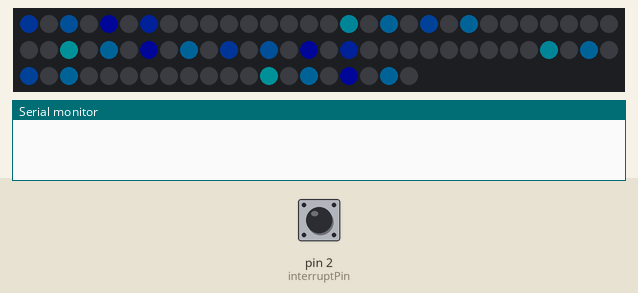
Simulated run of this sketch. Board: Arduino Mega 2560, built with avr-gcc and run on an emulated ATmega2560. Shown: 80 RGB LEDs in strip order, left to right, continuing on the next row, the last lines printed to the serial monitor. Inputs (shaded band) come from the test bench; at power-on: pin 2 (interruptPin) HIGH. Dim RGB values are drawn brighter than linear; random numbers use the default seed unless the sketch sets one.

Above: at 1.3 s.
1.4 s: pin 2 (interruptPin) pulled LOW for 0.15 s
4.4 s: pin 2 (interruptPin) pulled LOW for 1 s
At 4.62 s:
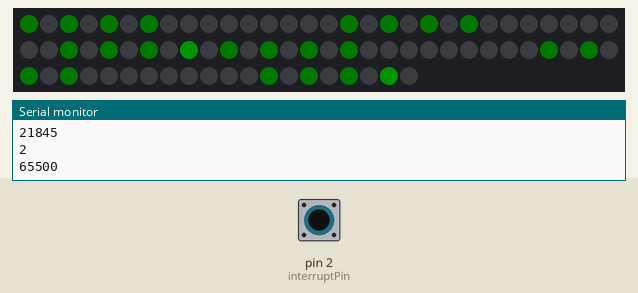
6.0 s: pin 2 (interruptPin) pulled LOW for 3.2 s
At 6.17 s:
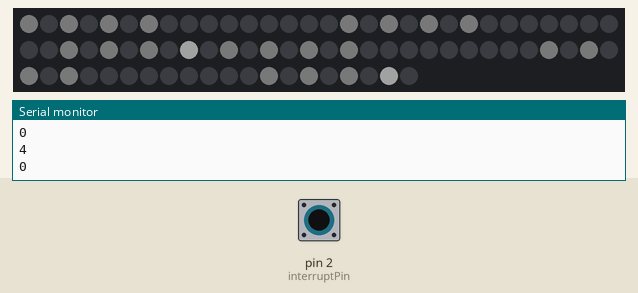
9.8 s: pin 2 (interruptPin) pulled LOW for 0.15 s
10.5 s: pin 2 (interruptPin) pulsed LOW 5 times (0.12 s each, 0.3 s apart)
At 11.3 s:
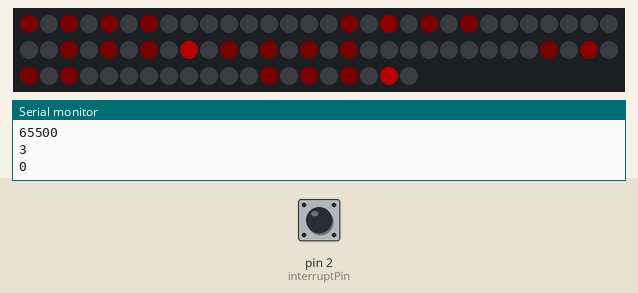
14.8 s: pin 2 (interruptPin) pulled LOW for 0.15 s
At 20.0 s:
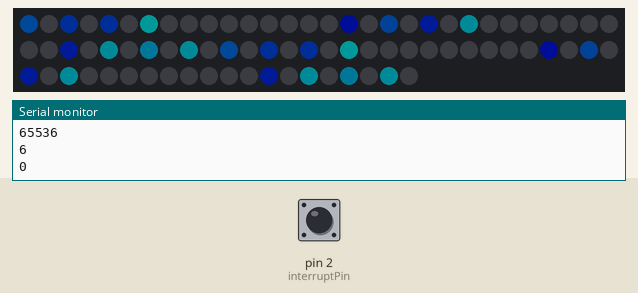

The sketch:

plexifader_stav.ino
```cpp
#include <Adafruit_NeoPixel.h>

// Which pin on the Arduino is connected to the NeoPixels?
// On a Trinket or Gemma we suggest changing this to 1:
#define LED_PIN 6

// How many NeoPixels are attached to the Arduino?
#define LED_COUNT 80

// Declare our NeoPixel strip object:
Adafruit_NeoPixel strip(LED_COUNT, LED_PIN, NEO_GRB + NEO_KHZ800);
// Argument 1 = Number of pixels in NeoPixel strip
// Argument 2 = Arduino pin number (most are valid)
// Argument 3 = Pixel type flags, add together as needed:
//   NEO_KHZ800  800 KHz bitstream (most NeoPixel products w/WS2812 LEDs)
//   NEO_KHZ400  400 KHz (classic 'v1' (not v2) FLORA pixels, WS2811 drivers)
//   NEO_GRB     Pixels are wired for GRB bitstream (most NeoPixel products)
//   NEO_RGB     Pixels are wired for RGB bitstream (v1 FLORA pixels, not v2)
//   NEO_RGBW    Pixels are wired for RGBW bitstream (NeoPixel RGBW products)

int usedPins[] = {0, 2, 4, 6, 16, 18, 20, 22, 32, 34, 36, 38};
int directions[] = {0, 0, 0, 0, 0, 1, 0, 0, 0, 0, 0, 0};

//PRIMEFADES
int currentBrightness[12] = {0, 0, 0, 0, 0, 0, 0, 0, 0, 0, 0, 0};
long fadeHues[] = {43650, 21845, 65500 }; //BLUE, GREEN, RED

//BLUEGREENFADE
long maxHue = 43000;
long minHue = 33000;
long currentHue[12];
int h_directions[12];


int state = 0; //SET LATER WITH RANDOM

int numberOfAnimations = 6;
//  1 : BLUEPILLARS
//  2 : GREENPILLARS
//  3 : REDPILLARS
//  4 : WHITEPILLARS
//  5 : RGB-FADE
//  6 : green-blue fade

int adjustor = 1;
int startCounter = 0;
int waitms = 250;

int currentColorIndex = 0;

const byte interruptPin = 2; //push button attached to this pin


long lastDebounceTime = 0;  // the last time the output pin was toggled
long debounceDelay = 250;    // the debounce time; increase if the output flickers

// setup() function -- runs once at startup --------------------------------

void setup() {

  strip.begin();           // INITIALIZE NeoPixel strip object (REQUIRED)
  strip.show();            // Turn OFF all pixels ASAP
  strip.setBrightness(150); // Set BRIGHTNESS to about 1/5 (max = 255)

  pinMode(interruptPin, INPUT_PULLUP); //PUSHBUTTON!

  Serial.begin(9600);

  attachInterrupt(digitalPinToInterrupt(interruptPin), stateChangeInterruptHandler, CHANGE);
  randomSeed(analogRead(0));


  for (int i = 0; i < 12; i++) {
    currentHue[i] = random(minHue, maxHue);
  }


  for (int x = 0; x < 12; x++) {

    h_directions[x] = 0;
    while ( h_directions[x] == 0) {
      h_directions[x] = random(-4, 4);
    }
  }


  wipe();

  state = 6;  //


}


// loop() function -- runs repeatedly as long as board is on ---------------

void loop() {

  if (state < 5) { /// HUE FADING UP AND DOWN ON RANDOM PILLARS
    for (int i = 0; i < 12; i++) { // For each pixel in strip...
      if (state > 4) { //IF WE HAVE CHANGED STATE, DON'T COMPLETE THE LOOP
        break;
      }
      //Get current Brightness-value of pixel
      currentBrightness[i] = currentBrightness[i] + directions[i];
      if (currentBrightness[i] >= 155) {
        currentBrightness[i] = 155;
        directions[i] = -adjustor; //START GOING BACK DOWN TO ZERO!
      }
      if (currentBrightness[i] <= 5) {
        currentBrightness[i] = 5;
        directions[i] = 0;
      }
      int saturation = 0;
      if (state < 4) {
        saturation = 255;
      }
      //      strip.setPixelColor(usedPins[i], strip.gamma32(strip.ColorHSV(fadeHues[state-1],saturation,currentBrightness[i]))) ;         //  Set pixel's color (in RAM)
      strip.setPixelColor(usedPins[i], strip.ColorHSV(fadeHues[state - 1], saturation, currentBrightness[i])) ;     //  Set pixel's color (in RAM)
      strip.setPixelColor(usedPins[i]+40, strip.ColorHSV(fadeHues[state - 1], saturation, currentBrightness[i])) ;     //  Set pixel's color (in RAM)
    }

    strip.show();                        //  Update strip to match
    delay(60);                           //  Pause for a moment

    startCounter++;

    if ( random(50) == 1) {
      startCounter = 0;
      directions[random(12)] = adjustor;
    }
  }

  if (state == 5) { ///RGB-FADE ///
    for (int i = 0; i < 12; i++) {
      strip.setPixelColor(usedPins[i], (Wheel((i + currentColorIndex) & 255)));
    }

    if (state != 5) { //IF WE HAVE CHANGED STATE, DON'T COMPLETE THE FADE
      wipe();
    }

    strip.show(); // Update strip with new contents
    delay(100);  // Pause for a moment

    currentColorIndex++;
    if (currentColorIndex > 256) {
      currentColorIndex = 0;
    }
  }


  if (state  == 6) { /// BLUE/LIGHTBLUE FADE
    for (int i = 0; i < 12; i++) { // For each pixel in strip...
      if (state != 6) { //IF WE HAVE CHANGED STATE, DON'T COMPLETE THE LOOP
        break;
      }
      //Get current Brightness-value of pixel
      currentHue[i] = currentHue[i] - h_directions[i] * 20;
      if (currentHue[i] <= minHue) {
        currentHue[i] = minHue;
        h_directions[i] = -h_directions[i]; //START GOING BACK UP TO BLUE!
      }
      if (currentHue[i] >= maxHue) {
        currentHue[i] = maxHue;
        h_directions[i] = -h_directions[i];
      }
      strip.setPixelColor(usedPins[i], strip.ColorHSV(currentHue[i], 255, 40)) ;       //  Set pixel's color (in RAM)
      strip.setPixelColor(usedPins[i]+40, strip.ColorHSV(currentHue[i], 255, 40)) ;       //  Set pixel's color (in RAM)
    }

    strip.show();                        //  Update strip to match
    delay(40);                           //  Pause for a moment

  }

}


//HELPERS!


void wipe() {
  for (int i = 0; i < 40; i++) { // Wipe all pixels
    strip.setPixelColor(i, 0, 0, 0 ) ;         //  Set pixel's color (in RAM)
    strip.show();                          //  Update strip to match
  }

}

//DEBOUNCED interrupthandler
void stateChangeInterruptHandler() {

  if ( (millis() - lastDebounceTime) > debounceDelay) {
    state = state + 1;
    if (state > numberOfAnimations) {
      state = 1;
    }
    lastDebounceTime = millis(); //set the current time
    Serial.println(state);
    Serial.println(fadeHues[state]);

  }
}


// Input a value 0 to 255 to get a color value.
// The colours are a transition r - g - b - back to r.
uint32_t Wheel2(byte WheelPos) {
  if (WheelPos < 85) {
    return strip.Color(WheelPos * 3, 255 - WheelPos * 3, 0);
  } else if (WheelPos < 170) {
    WheelPos -= 85;
    return strip.Color(255 - WheelPos * 3, 0, WheelPos * 3);
  } else {
    WheelPos -= 170;
    return strip.Color(0, WheelPos * 3, 255 - WheelPos * 3);
  }
}


// Input a value 0 to 255 to get a color value.
// The colours are a transition r - g - b - back to r.
uint32_t Wheel(byte WheelPos) {

  float factor = 0.3;
  if (WheelPos < 85) {
    return strip.Color((WheelPos * 3 ) * factor, (255 - WheelPos * 3) * factor, 0);
  } else if (WheelPos < 170) {
    WheelPos -= 85;
    return strip.Color((255 - WheelPos * 3) * factor, 0, (WheelPos * 3) * factor);
  } else {
    WheelPos -= 170;
    return strip.Color(0, (WheelPos * 3) * factor, (255 - WheelPos * 3) * factor);
  }
}
```
